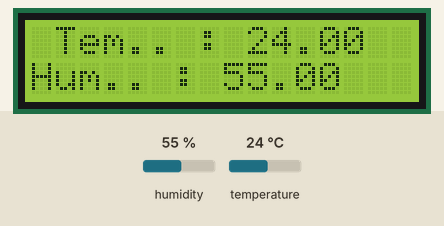
Bench run of a sketch on a simulated ESP32. Shown: 16×2 character LCD. The inputs (shaded band) are chosen by the test bench; at power-on: humidity 55 %, temperature 24 °C.

Above: at 2.9 s.
3.0 s: humidity set to 22 %
At 5.4 s:
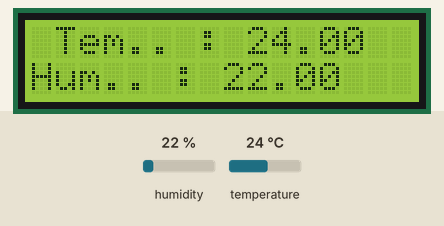
5.9 s: temperature set to 12 °C
At 7.6 s:
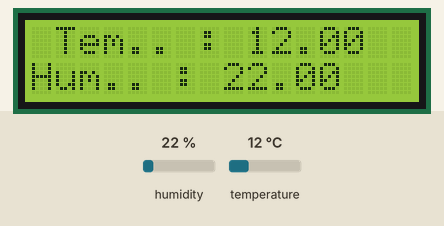
8.8 s: humidity set to 40 %
At 12.2 s:
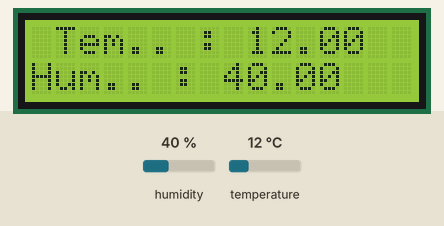
12.5 s: temperature set to 19 °C
At 14.4 s:
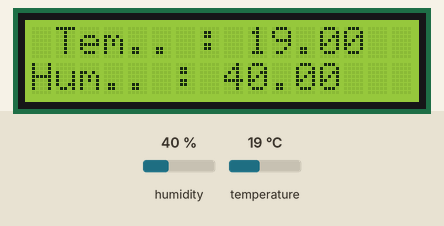
Timing chart, 0 to 15.9 s (numbered marks = the images above; inputs shaded):
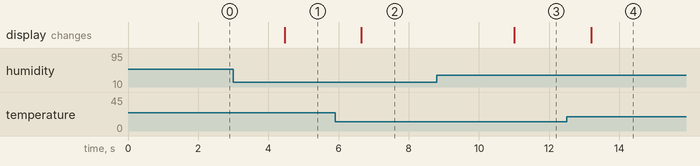

Measured:
- after the input at 3.0 s, the display: changes after 1.5 s (image 1)
- after the input at 5.9 s, the display: changes after 0.74 s (image 2)
- after the input at 8.8 s, the display: changes after 2.2 s (image 3)
- after the input at 12.5 s, the display: changes after 0.69 s (image 4)

The sketch:

ESP32_NTP_Example.ino
```cpp
// Learn about the ESP32 WiFi simulation in
// https://docs.wokwi.com/guides/esp32-wifi

#include <Wire.h>
#include <LiquidCrystal_I2C.h>
#include "DHT.h"

#define DHTTYPE DHT22
#define width 16
#define height 2
#define i2c_addr 0x27

const int dht_pin = 33;

LiquidCrystal_I2C lcd = LiquidCrystal_I2C(i2c_addr, width, height);

DHT dht(dht_pin, DHTTYPE);


void setup() {
  Serial.begin(115200);
  dht.begin();
}


void loop() {
  float humiditer = dht.readHumidity();
  float temperature = dht.readTemperature();
  lcd.init();
  lcd.backlight();
  lcd.setCursor(0,1);
  lcd.print("Hum.. : ");
  lcd.print(humiditer);
  lcd.setCursor(1,0);
  lcd.print("Tem.. : ");
  lcd.print(temperature);
  delay(1000);
}
```
